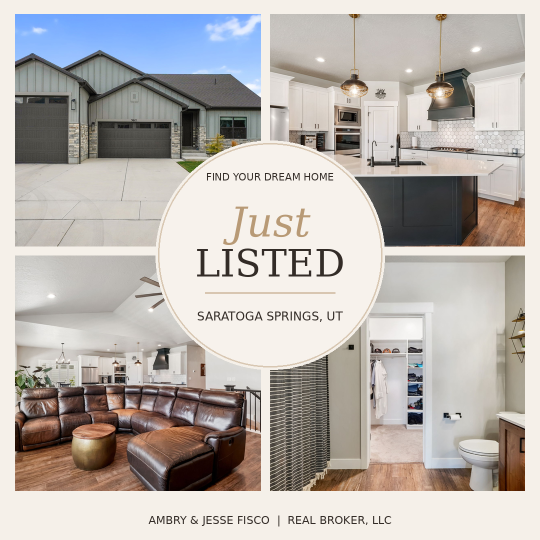
#> input picture output/2171821/just_listed.png, 1080 x 1080 px, given in place of exterior.jpg, which was not available (shown at 1/2 size)
$ python main.py
#> lines starting #> are read from the running program, lines starting #| are printed output that depends on the picture; pictures that were not available may be replaced by others from this repository, and a replacement may not be noted
### app/selector.py
import json
from pathlib import Path

def select_photos(listing: dict, rules_path: Path) -> list[Path]:
    rules = json.loads(rules_path.read_text())["standard_residential"]
    available = listing["photos"]
    selected = []

    for category in rules["required_categories"]:
        if category in available:
            selected.append(Path(available[category]))

    for category in rules["preferred_fourth"]:
        if len(selected) >= 4:
            break
        if category in available and Path(available[category]) not in selected:
            selected.append(Path(available[category]))

    if len(selected) != 4:
        raise ValueError(f"Expected 4 unique photo categories, found {len(selected)}.")

    return selected

### app/template_engine.py
from pathlib import Path
from PIL import Image, ImageDraw, ImageFont
import os

CANVAS_SIZE = (1080, 1080)
PHOTO_BOXES = [
    (30, 28, 522, 493),
    (540, 28, 1050, 493),
    (30, 511, 522, 982),
    (540, 511, 1050, 982),
]

# [5 lines left out: function _font, not called in this run]

def _cover_crop(image: Image.Image, size: tuple[int, int]) -> Image.Image:
    width, height = size
    image = image.convert("RGB")
    scale = max(width / image.width, height / image.height)
    image = image.resize(
        (round(image.width * scale), round(image.height * scale)),
        Image.Resampling.LANCZOS,
    )
    left = (image.width - width) // 2
    top = (image.height - height) // 2
    return image.crop((left, top, left + width, top + height))

def create_just_listed(
    project_root: Path,
    photo_paths: list[Path],
    city: str,
    state: str,
    output_path: Path,
) -> Path:
    if len(photo_paths) != 4:
        raise ValueError("Exactly four selected photos are required.")

    background = "#F5F0E9"
    circle_fill = "#F7F2EC"
    tan = "#B89A76"
    dark = "#332C27"

    canvas = Image.new("RGB", CANVAS_SIZE, background)
    draw = ImageDraw.Draw(canvas)

    for relative_path, box in zip(photo_paths, PHOTO_BOXES):
        path = project_root / relative_path
        x1, y1, x2, y2 = box
        image = _cover_crop(Image.open(path), (x2 - x1, y2 - y1))
        canvas.paste(image, (x1, y1))

    cx, cy, radius = 540, 510, 224
    draw.ellipse(
        (cx-radius-5, cy-radius-5, cx+radius+5, cy+radius+5),
        fill=background,
    )
    draw.ellipse(
        (cx-radius, cy-radius, cx+radius, cy+radius),
        fill=circle_fill,
        outline="#D8C7B2",
        width=3,
    )

    sans = [
        "/usr/share/fonts/truetype/dejavu/DejaVuSans.ttf",
        "/usr/share/fonts/truetype/liberation2/LiberationSans-Regular.ttf",
    ]
    serif = [
        "/usr/share/fonts/truetype/dejavu/DejaVuSerif.ttf",
        "/usr/share/fonts/truetype/liberation2/LiberationSerif-Regular.ttf",
    ]
    italic = [
        "/usr/share/fonts/truetype/dejavu/DejaVuSerif-Italic.ttf",
        "/usr/share/fonts/truetype/liberation2/LiberationSerif-Italic.ttf",
    ]

    draw.text(
        (cx, cy-156),
        "FIND YOUR DREAM HOME",
        font=_font(sans, 20),
        fill=dark,
        anchor="mm",
    )
    draw.text(
        (cx, cy-66),
        "Just",
        font=_font(italic, 82),
        fill=tan,
        anchor="mm",
    )
    draw.text(
        (cx, cy+16),
        "LISTED",
        font=_font(serif, 76),
        fill=dark,
        anchor="mm",
    )
    draw.line((cx-130, cy+75, cx+130, cy+75), fill=tan, width=2)
    draw.text(
        (cx, cy+122),
        f"{city.upper()}, {state.upper()}",
        font=_font(sans, 24),
        fill=dark,
        anchor="mm",
    )
    draw.text(
        (cx, 1040),
        "AMBRY & JESSE FISCO  |  REAL BROKER, LLC",
        font=_font(sans, 22),
        fill=dark,
        anchor="mm",
    )

    output_path.parent.mkdir(parents=True, exist_ok=True)
    canvas.save(output_path, quality=96)
    return output_path

### main.py
from pathlib import Path
import json

from app.selector import select_photos
from app.template_engine import create_just_listed

ROOT = Path(__file__).resolve().parent

def main() -> None:
    listing_path = ROOT / "data" / "listing_2171821.json"
    rules_path = ROOT / "config" / "photo_selector.json"

    listing = json.loads(listing_path.read_text())
#> (reads data/listing_2171821.json from the repository)
    selected = select_photos(listing, rules_path)
#> (reads config/photo_selector.json from the repository)

    output = create_just_listed(
        project_root=ROOT,
        photo_paths=selected,
        city=listing["city"],
        state=listing["state"],
        output_path=ROOT / "output" / listing["mls"] / "just_listed.png",
    )
#> in create_just_listed, `canvas = Image.new("RGB", CANVAS_SIZE, background)`:
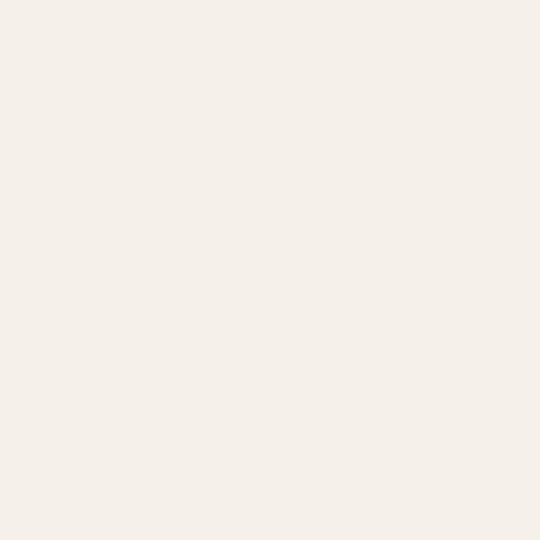
#> canvas: PIL image 1080x1080 RGB (shown at 1/2 size); mean R, G, B 245, 240, 233
#> in _cover_crop, `width, height = size`: width = 492; height = 465
#> in _cover_crop, image is the input picture: PIL image 1080x1080 RGB; mean R, G, B 184.5, 179.1, 174.9
#> in _cover_crop, `scale = max(width / image.width, height / image.height)`: scale = 0.456
#> in _cover_crop, `image = image.resize( (round(image.width * scale), round(image.height ..`:
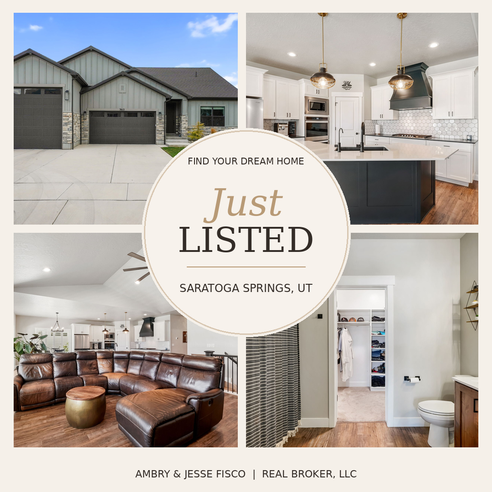
#> image: PIL image 492x492 RGB; mean R, G, B 184.5, 179.1, 174.9
#> in _cover_crop, `left = (image.width - width) // 2`: left = 0
#> in _cover_crop, `top = (image.height - height) // 2`: top = 13
#> in _cover_crop, `return image.crop((left, top, left + width, top + height))`:
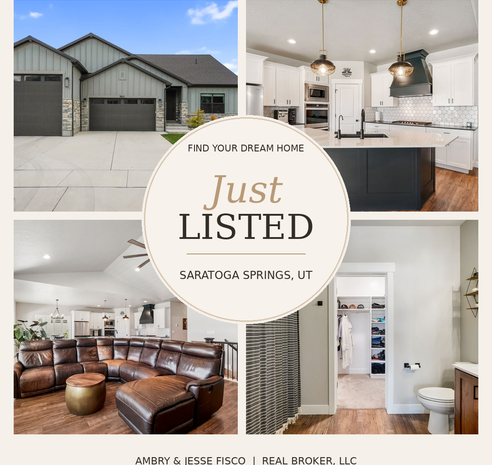
#> returned value: PIL image 492x465 RGB; mean R, G, B 181, 175.6, 171.5
#> in create_just_listed, `canvas.paste(image, (x1, y1))`:
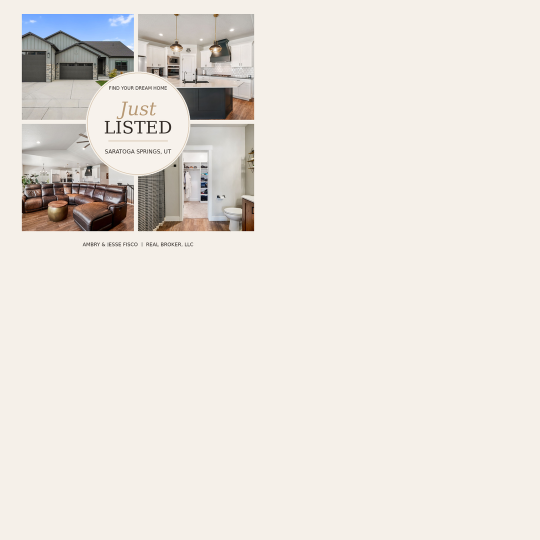
#> canvas: PIL image 1080x1080 RGB (shown at 1/2 size); mean R, G, B 232.4, 227.4, 220.9

    print(f"Listing: {listing['mls']}")
    print("Selected photos:")
    for path in selected:
        print(f"  - {path.name}")
    print(f"Generated: {output}")

if __name__ == "__main__":
#> (the run stopped early here; a loop or call above may not have finished)
